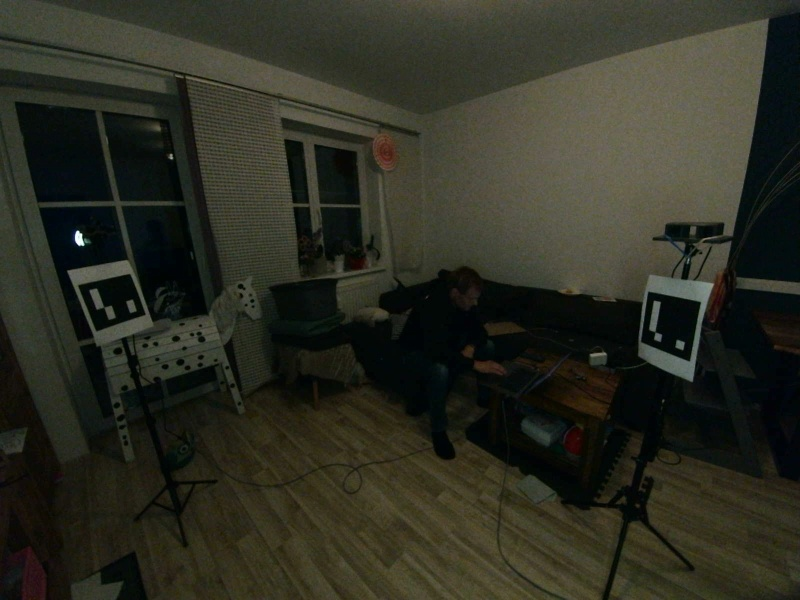
#> input picture elp1_test.jpg, 800 x 600 px, given in place of the camera
$ python live_elp2_diagnose_view.py   (older library calls are emulated)
#> lines starting #> are read from the running program, lines starting #| are printed output that depends on the picture; after the words box and inside, x2 and y2 are one past the last pixel; in counts of white or black regions, pixels touching at a corner belong together
import cv2
import yaml
import time
import numpy as np
from pathlib import Path
from datetime import datetime

BASE = Path.home() / "anthro3d"
OUT = BASE / "output" / "elp2_live_diagnose"
OUT.mkdir(parents=True, exist_ok=True)

FRAME_W = 2560
FRAME_H = 720
PIXEL_STRIDE = 2
SNAPSHOT_DELAY_SECONDS = 3.0

def load_yaml(path):
    p = Path(path)
    if not p.exists():
        raise RuntimeError(f"Datei fehlt: {p}")
    return yaml.safe_load(p.read_text()) or {}

def get_elp2_index():
    cfg = load_yaml(BASE / "config.yaml")
    for cam in cfg.get("cameras", {}).get("tracking", []):
        if cam.get("enabled") and cam.get("name") == "ELP2":
            return int(cam.get("device_index"))
    raise RuntimeError("ELP2 nicht in config.yaml gefunden")

def split_sbs(frame):
    h, w = frame.shape[:2]
    m = w // 2
    return frame[:, :m].copy(), frame[:, m:].copy()

def make_maps(size):
    cfg = load_yaml(BASE / "stereo_config.yaml")
    K_l = np.array(cfg["camera_matrix_l"], dtype=np.float64)
    d_l = np.array(cfg["dist_l"], dtype=np.float64)
    K_r = np.array(cfg["camera_matrix_r"], dtype=np.float64)
    d_r = np.array(cfg["dist_r"], dtype=np.float64)
    R = np.array(cfg["R"], dtype=np.float64)
    T = np.array(cfg["T"], dtype=np.float64).reshape(3, 1)
    R1, R2, P1, P2, Q, _, _ = cv2.stereoRectify(K_l, d_l, K_r, d_r, size, R, T, flags=cv2.CALIB_ZERO_DISPARITY, alpha=0)
    ml1, ml2 = cv2.initUndistortRectifyMap(K_l, d_l, R1, P1, size, cv2.CV_32FC1)
    mr1, mr2 = cv2.initUndistortRectifyMap(K_r, d_r, R2, P2, size, cv2.CV_32FC1)
    return ml1, ml2, mr1, mr2, Q

def make_stereo():
    return cv2.StereoSGBM_create(
        minDisparity=0,
        numDisparities=128,
        blockSize=5,
        P1=8 * 5 * 5,
        P2=32 * 5 * 5,
        disp12MaxDiff=1,
        uniquenessRatio=8,
        speckleWindowSize=80,
        speckleRange=2,
        preFilterCap=31,
        mode=cv2.STEREO_SGBM_MODE_SGBM_3WAY,
    )

def depth_and_mask(left, right, maps, stereo):
    ml1, ml2, mr1, mr2, Q = maps
    rect_l = cv2.remap(left, ml1, ml2, cv2.INTER_LINEAR)
    rect_r = cv2.remap(right, mr1, mr2, cv2.INTER_LINEAR)
    gl = cv2.cvtColor(rect_l, cv2.COLOR_BGR2GRAY)
    gr = cv2.cvtColor(rect_r, cv2.COLOR_BGR2GRAY)
    disp = stereo.compute(gl, gr).astype(np.float32) / 16.0
    pts = cv2.reprojectImageTo3D(disp, Q)
    valid = np.isfinite(pts).all(axis=2) & (disp > 1.0)
    z = pts[:, :, 2]
    valid = valid & (z > 0.35) & (z < 4.0)
    yy, xx = np.indices(valid.shape)
    sampled = valid & ((xx % PIXEL_STRIDE) == 0) & ((yy % PIXEL_STRIDE) == 0)
    d = disp.copy()
    d[~valid] = 0
    if valid.any():
        mx = np.percentile(d[valid], 95)
        if mx <= 0:
            mx = 1
    else:
        mx = 1
    depth_u8 = np.clip(d / mx * 255, 0, 255).astype(np.uint8)
    depth_col = cv2.applyColorMap(depth_u8, cv2.COLORMAP_TURBO)
    mask_u8 = np.zeros_like(depth_u8)
    mask_u8[sampled] = 255
    mask_bgr = cv2.cvtColor(mask_u8, cv2.COLOR_GRAY2BGR)
    count = int(sampled.sum())
    if valid.any():
        z_med = float(np.median(z[valid]) * 100)
    else:
        z_med = 0.0
    return rect_l, rect_r, depth_col, mask_bgr, count, z_med

def label(img, text):
    cv2.rectangle(img, (0, 0), (img.shape[1], 44), (0, 0, 0), -1)
    cv2.putText(img, text, (15, 32), cv2.FONT_HERSHEY_SIMPLEX, 0.85, (0, 255, 0), 2)
    return img

def build_dashboard(left, right, depth, mask, count, z_med):
    l = cv2.resize(left, (640, 360))
    r = cv2.resize(right, (640, 360))
    l = label(l, "ELP2 LEFT")
    r = label(r, "ELP2 RIGHT")
    raw = np.vstack([l, r])
    depth_big = cv2.resize(depth, (640, 720))
    mask_big = cv2.resize(mask, (640, 720))
    depth_big = label(depth_big, f"DEPTH / POINTS  count={count}  z_med={z_med:.1f}cm")
    mask_big = label(mask_big, "VALID 3D POINT MASK")
    dash = np.hstack([raw, depth_big, mask_big])
    cv2.rectangle(dash, (0, 0), (dash.shape[1], 44), (0, 0, 0), -1)
    cv2.putText(dash, f"ELP2 LIVE  points={count}  z={z_med:.1f}cm   SPACE=Snapshot   q=Ende", (15, 32), cv2.FONT_HERSHEY_SIMPLEX, 0.85, (0, 255, 0), 2)
    return dash

def main():
    idx = get_elp2_index()
    print(f"ELP2 Index {idx}")
    cap = cv2.VideoCapture(idx)
    cap.set(cv2.CAP_PROP_FRAME_WIDTH, FRAME_W)
    cap.set(cv2.CAP_PROP_FRAME_HEIGHT, FRAME_H)
    if not cap.isOpened():
        raise RuntimeError(f"ELP2 Index {idx} konnte nicht geoeffnet werden")
    for _ in range(20):
        cap.read()
        time.sleep(0.03)
#> this loop made 20 passes
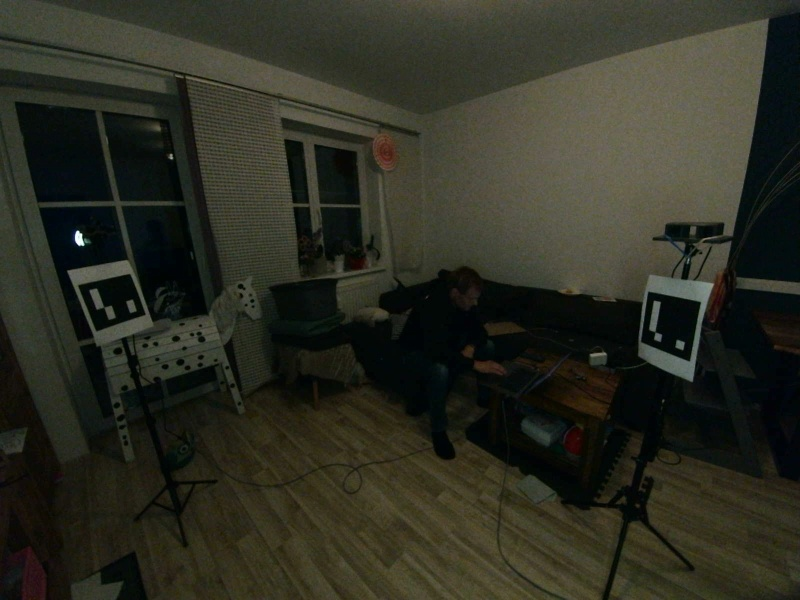
#> input picture elp1_test.jpg, 800 x 600 px, given in place of the camera
    ok, frame = cap.read()
#> frame is the input picture: shape (600, 800, 3); mean B, G, R 34.8, 46.2, 45.3
    if not ok or frame is None:
        cap.release()
        raise RuntimeError("Kein ELP2 Frame")
    left, right = split_sbs(frame)
    maps = make_maps((left.shape[1], left.shape[0]))
    stereo = make_stereo()
    cv2.namedWindow("ANTHRO3D ELP2 Diagnose Live - q beendet", cv2.WINDOW_NORMAL)
    cv2.resizeWindow("ANTHRO3D ELP2 Diagnose Live - q beendet", 1600, 600)
    pending_snapshot_at = None
    try:
        while True:
            ok, frame = cap.read()
            if not ok or frame is None:
                continue
            left, right = split_sbs(frame)
            rect_l, rect_r, depth, mask, count, z_med = depth_and_mask(left, right, maps, stereo)
#> in depth_and_mask, `pts = cv2.reprojectImageTo3D(disp, Q)`: pts: shape (600, 400, 3) float32; 0.89% of the values are NaN or infinite; the others: min -73.51, max 62.48, mean 5.33
#> in depth_and_mask, `valid = np.isfinite(pts).all(axis=2) & (disp > 1.0)`:
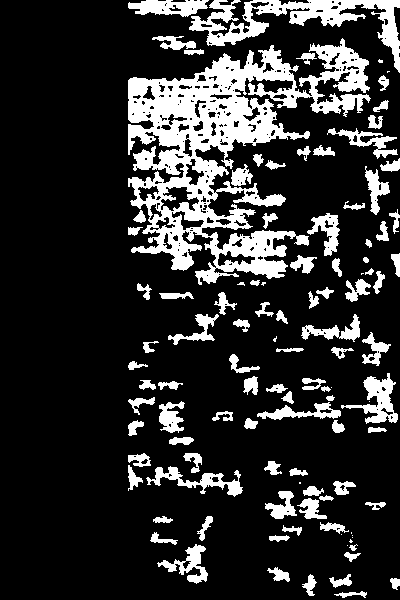
#> valid: shape (600, 400) bool; 18.6% white; 108 white regions (15 under 20 px), largest, box (x1, y1, x2, y2) and area: (128, 38, 371, 285) 22009, (189, 0, 400, 73) 4266, (341, 373, 398, 424) 1114
#> in depth_and_mask, `valid = valid & (z > 0.35) & (z < 4.0)`: valid: shape (600, 400) bool; 4.8% white; 73 white regions (5 under 20 px), largest, box (x1, y1, x2, y2) and area: (361, 0, 400, 73) 971, (257, 403, 341, 420) 628, (301, 314, 360, 342) 607
#> in depth_and_mask, `sampled = valid & ((xx % PIXEL_STRIDE) == 0) & ((yy % PIXEL_STRIDE) ==..`: sampled: shape (600, 400) bool; 1.2% white in thin lines or dots, all inside (x1, y1, x2, y2) = (128, 0, 399, 597)
#> in depth_and_mask, `d[~valid] = 0`:
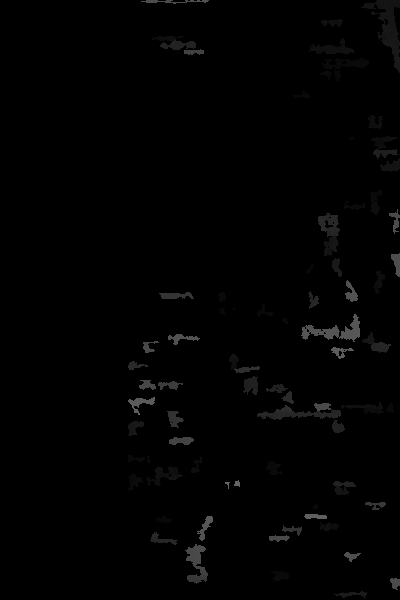
#> d: shape (600, 400) float32; min 0, max 100.4, mean 1.9
#> in depth_and_mask, `mx = np.percentile(d[valid], 95)`: mx = 86.75
#> in depth_and_mask, `depth_col = cv2.applyColorMap(depth_u8, cv2.COLORMAP_TURBO)`:
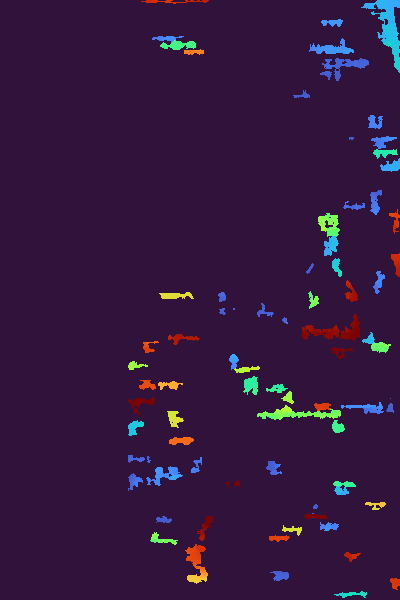
#> depth_col: shape (600, 400, 3); mean B, G, R 62.7, 24, 51
#> in depth_and_mask, `count = int(sampled.sum())`: count = 2862
#> in depth_and_mask, `z_med = float(np.median(z[valid]) * 100)`: z_med = 106.3
#> count = 2862; z_med = 106.3
            dash = build_dashboard(rect_l, rect_r, depth, mask, count, z_med)
#> in label, `cv2.putText(img, text, (15, 32), cv2.FONT_HERSHEY_SIMPLEX, 0.85, (0, 2..`:
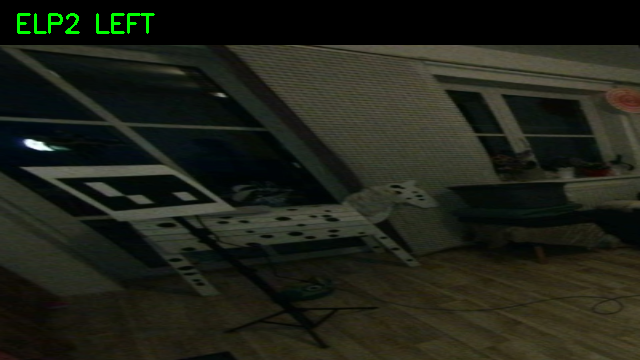
#> img: shape (360, 640, 3); mean B, G, R 24.1, 33.9, 31.2
#> call 2 of label, with text = 'ELP2 RIGHT'
#> in label (call 2), `cv2.putText(img, text, (15, 32), cv2.FONT_HERSHEY_SIMPLEX, 0.85, (0, 2..`:
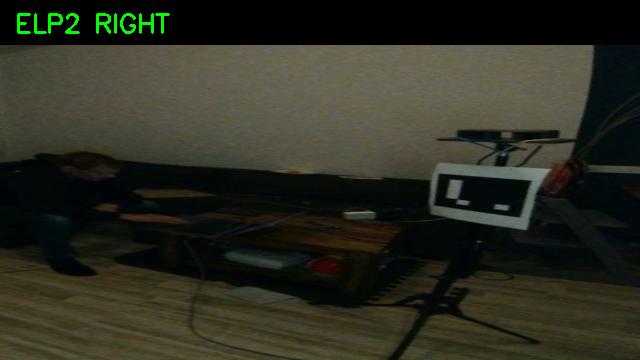
#> img: shape (360, 640, 3); mean B, G, R 33.5, 45.4, 44.2
#> call 4 of label, with text = 'VALID 3D POINT MASK'
#> in label (call 4), `cv2.putText(img, text, (15, 32), cv2.FONT_HERSHEY_SIMPLEX, 0.85, (0, 2..`:
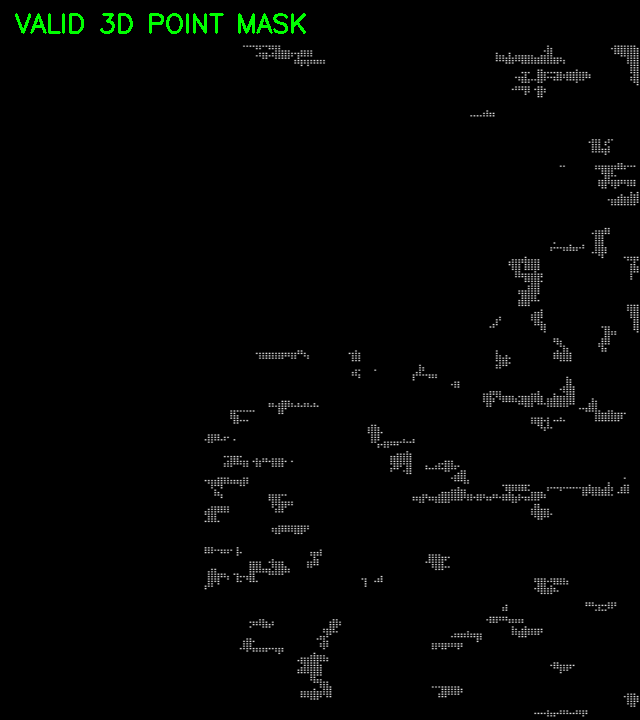
#> img: shape (720, 640, 3); mean B, G, R 2.8, 3.9, 2.8
#> in build_dashboard, `cv2.putText(dash, f"ELP2 LIVE  points={count}  z={z_med:.1f}cm   SPACE..`:
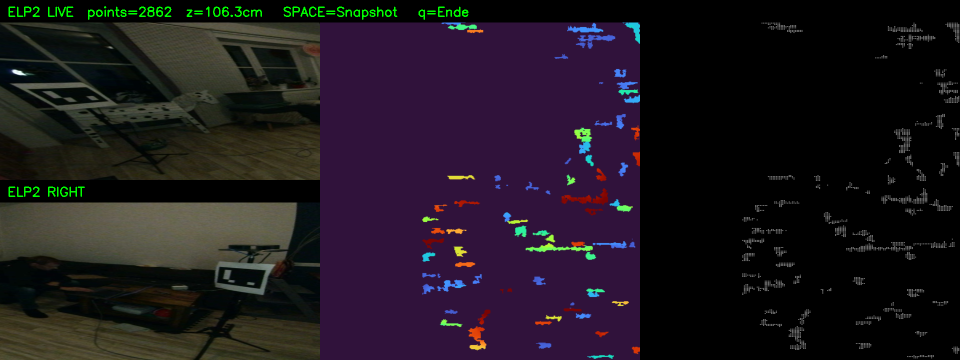
#> dash: shape (720, 1920, 3) (shown at 1/2 size); mean B, G, R 30, 22.4, 29.5
            if pending_snapshot_at is not None:
                remaining = max(0.0, pending_snapshot_at - time.time())
                box_x1 = dash.shape[1] - 430
                box_y1 = 4
                box_x2 = dash.shape[1] - 15
                box_y2 = 42
                cv2.rectangle(dash, (box_x1, box_y1), (box_x2, box_y2), (0, 0, 0), -1)
                cv2.putText(dash, f"SHOT IN {remaining:.1f}s", (box_x1 + 18, 32), cv2.FONT_HERSHEY_SIMPLEX, 0.9, (0, 255, 255), 2)
                if time.time() >= pending_snapshot_at:
                    ts = datetime.now().strftime("%Y%m%d_%H%M%S")
                    path = OUT / f"elp2_diagnose_{ts}.png"
                    cv2.imwrite(str(path), dash)
                    print("")
                    print(f"Screenshot gespeichert: {path}")
                    pending_snapshot_at = None
            cv2.imshow("ANTHRO3D ELP2 Diagnose Live - q beendet", dash)
            print(f"ELP2 live_points={count} z_median_cm={z_med:.1f}", end="\r")
#| ELP2 live_points=2862 z_median_cm=106.3
            key = cv2.waitKey(1) & 0xFF
#> (key q is pressed here)
            if key == ord(" "):
                pending_snapshot_at = time.time() + SNAPSHOT_DELAY_SECONDS
                print("")
                print("Screenshot in 3 Sekunden...")
            if key == ord("q") or key == 27:
                break
    finally:
        cap.release()
        cv2.destroyAllWindows()
        print("")
        print("Fertig.")

if __name__ == "__main__":
    main()
